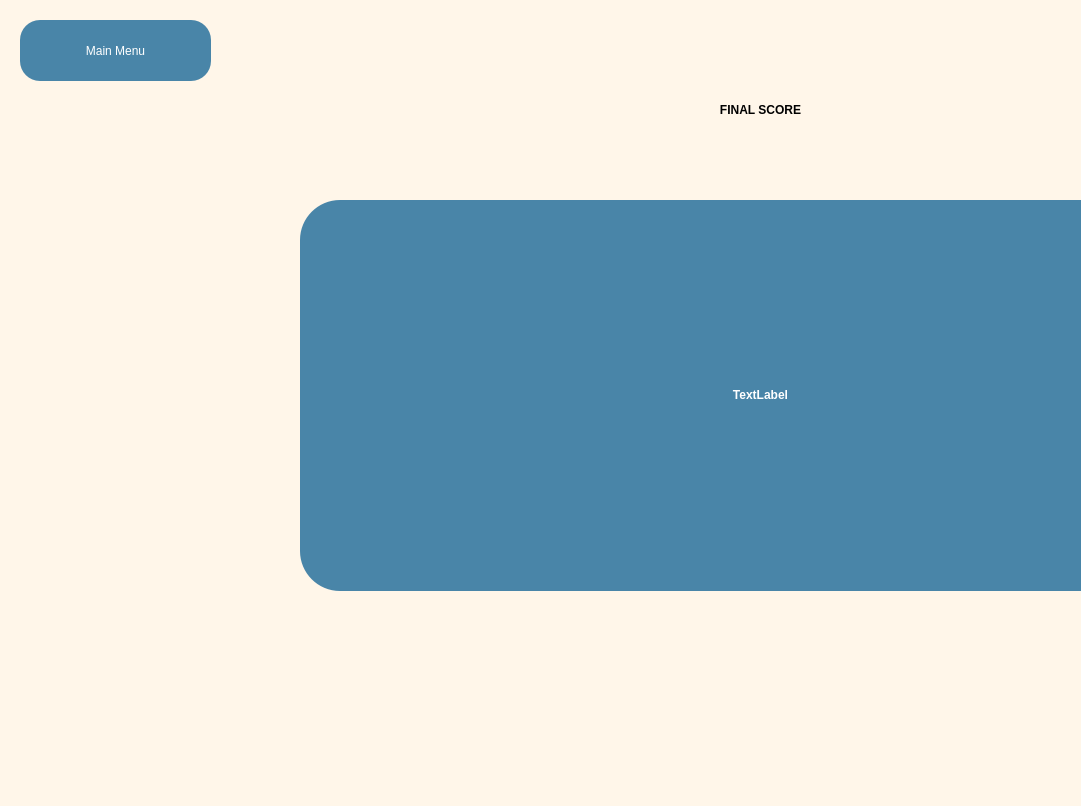
<?xml version="1.0" encoding="UTF-8"?>
<ui version="4.0">
 <class>MainWindow</class>
 <widget class="QMainWindow" name="MainWindow">
  <property name="geometry">
   <rect>
    <x>0</x>
    <y>0</y>
    <width>1081</width>
    <height>806</height>
   </rect>
  </property>
  <property name="windowTitle">
   <string>MainWindow</string>
  </property>
  <property name="styleSheet">
   <string notr="true">QWidget{
	background-color: rgb(255,246,233);
}

#resultLabel{
	background-color: rgb(73,133,168);
	border-radius: 40%;
	color: white;
	font: 50pt &quot;Verdana&quot;;
}

QPushButton{
	background-color: rgb(73,133,168);
	border-radius: 20%;
	color: white;
	font: 20pt &quot;Verdana&quot;;
}

QPushButton:hover{
	background-color: rgb(93,153,168);
	border: 2px solid black;
}

QLabel{
	font: 80pt &quot;Calibri&quot;;
	font-weight: 900;
}</string>
  </property>
  <widget class="QWidget" name="centralwidget">
   <widget class="QLabel" name="resultLabel">
    <property name="geometry">
     <rect>
      <x>300</x>
      <y>200</y>
      <width>921</width>
      <height>391</height>
     </rect>
    </property>
    <property name="text">
     <string>&lt;html&gt;&lt;head/&gt;&lt;body&gt;&lt;p align=&quot;center&quot;&gt;TextLabel&lt;/p&gt;&lt;/body&gt;&lt;/html&gt;</string>
    </property>
   </widget>
   <widget class="QLabel" name="Header">
    <property name="geometry">
     <rect>
      <x>270</x>
      <y>50</y>
      <width>981</width>
      <height>121</height>
     </rect>
    </property>
    <property name="text">
     <string>&lt;html&gt;&lt;head/&gt;&lt;body&gt;&lt;p align=&quot;center&quot;&gt;FINAL SCORE&lt;/p&gt;&lt;/body&gt;&lt;/html&gt;</string>
    </property>
   </widget>
   <widget class="QPushButton" name="mainMenu_Button">
    <property name="geometry">
     <rect>
      <x>20</x>
      <y>20</y>
      <width>191</width>
      <height>61</height>
     </rect>
    </property>
    <property name="text">
     <string>Main Menu</string>
    </property>
   </widget>
  </widget>
  <widget class="QStatusBar" name="statusbar"/>
 </widget>
 <resources/>
 <connections/>
</ui>
